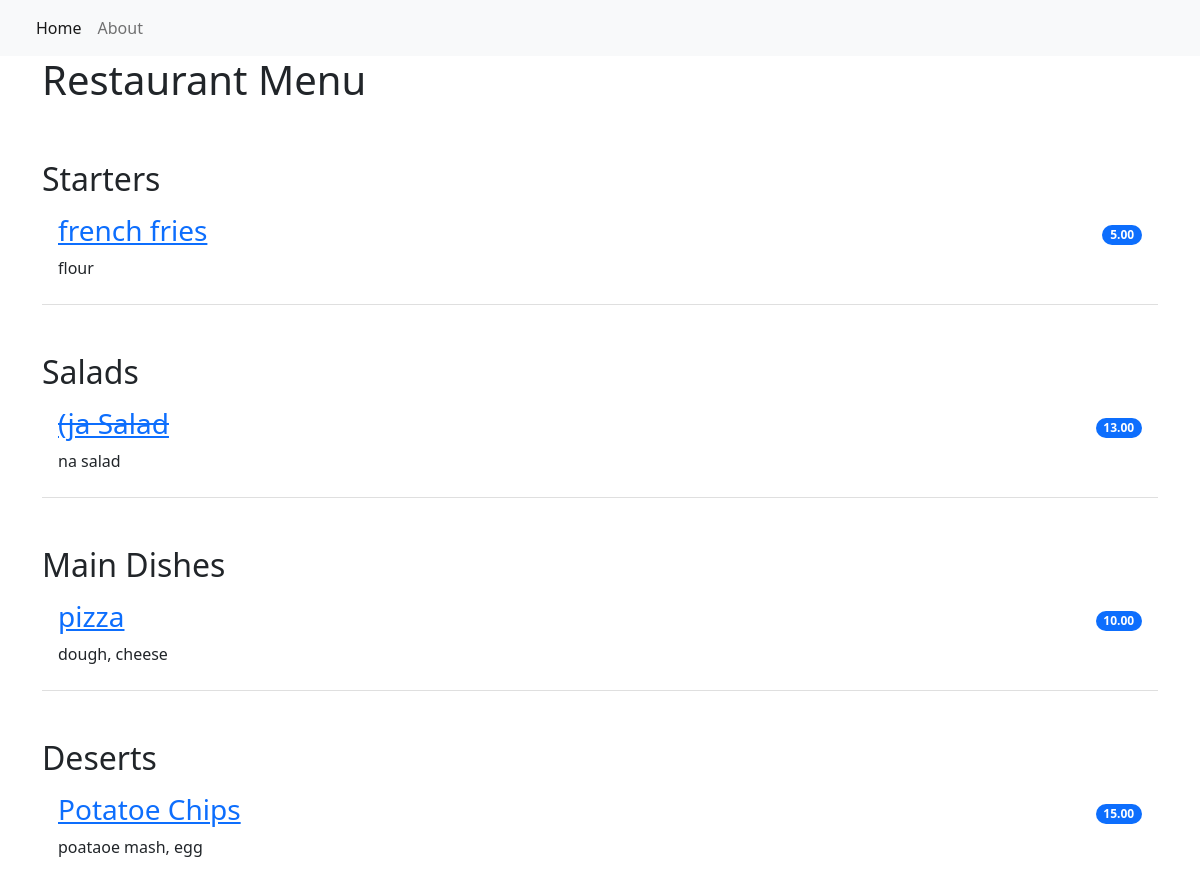
The page / on the database its author committed.
### restaurant_menu/models.py (models this page shows, shortened)
class Item(models.Model):
    meal = models.CharField(max_length=1000,unique=True) # unique=True PREVENTS HAVING DUPLIUCATE MEALS
    description = models.CharField(max_length=2000)
    price = models.DecimalField(max_digits=10,decimal_places=2)
    meal_type = models.CharField(max_length=200,choices = MEAL_TYPE) # WE USE choices WHEN WE HAVE A FINITE NUMBER OF DATA
    author = models.ForeignKey(User,on_delete=models.PROTECT)
    status = models.IntegerField(choices=STATUS,default=0)
    date_created = models.DateField(auto_now_add=True)
    date_updated = models.DateField(auto_now=True)

### restaurant_menu/views.py (the view)
# urls.py: path('',views.MenuList.as_view(),name='home'),
class MenuList(generic.ListView):
    queryset = Item.objects.order_by("-date_created") # The minus does the ordering in reverse
    template_name = "index.html"
    def get_context_data(self, **kwargs): # THIS IS ALSO  PRE_DEFINED METHOD NAME
        context = super().get_context_data(**kwargs)
        context['meals'] = MEAL_TYPE
        return context

### restaurant_menu/templates/index.html
{% extends 'base.html' %}
{% block content %}
<div class="container">
  <h1>Restaurant Menu</h1>
    <ul class="list-group list-group-flush">
        {% for meal in meals %}
            <h2 class="pt-5">{{ meal.1 }}</h2>
                {% for row in item_list %}
                    {% if row.meal_type == meal.0 %}
                        {% if row.status == 0 %}
                        <li class="list-group-item d-flex justify-content-between align-items-center border-0 pb-0">
                            <a href="{% url 'item_menu' row.pk %}"><h3><del>{{ row.meal }}</del></h3></a>
                            <span class="badge bg-primary rounded-pill">{{ row.price }}</span>
                        </li>
                        <li class="list-group-item pt-0">
                            <p>{{ row.description }}</p>
                        </li>
                        {% else %}
                        <li class="list-group-item d-flex justify-content-between align-items-center border-0 pb-0">
                            <a href="{% url 'item_menu' row.pk %}"><h3>{{ row.meal }}</h3></a>
                            <span class="badge bg-primary rounded-pill">{{ row.price }}</span>
                        </li>
                        <li class="list-group-item pt-0">
                            <p>{{ row.description }}</p>
                        </li>
                        {% endif %}
                    {% endif %}
                {% endfor %}
        {% endfor %}
    </ul>
</div>
{% endblock content %}

### restaurant_menu/templates/base.html (shortened to what this page needs)
<!DOCTYPE html>
<html lang="en">
    <head>
        <link href="https://cdn.jsdelivr.net/npm/bootstrap@5.2.0-beta1/dist/css/bootstrap.min.css" rel="stylesheet">
    </head>
    <body>
        <nav class="navbar navbar-expand-lg bg-light">
            <div class="container-fluid">
                <div class="collapse navbar-collapse" id="navbarNav">
                    <ul class="navbar-nav">
                         <li class="nav-item">
                            <a class="nav-link active" aria-current="page" href="{% url 'home' %}">Home</a>
                        </li>
                        <li class="nav-item">
                            <a class="nav-link" aria-current="page" href="{% url 'home' %}">About</a>
                        </li>
                    </ul>
                </div>
            </div>
        </nav>
        {% block content %}
        {% endblock content %}
    </body>
</html>

### rows shown on the page
Item: meal "french fries", price "5.00", description "flour"
Item: meal "(ja Salad", price "13.00", description "na salad"
Item: meal "pizza", price "10.00", description "dough, cheese"
Item: meal "Potatoe Chips", price "15.00", description "poataoe mash, egg"

### other values the page prints
{{ meal.1 }} "Starters" "Salads" "Main Dishes" "Deserts"
